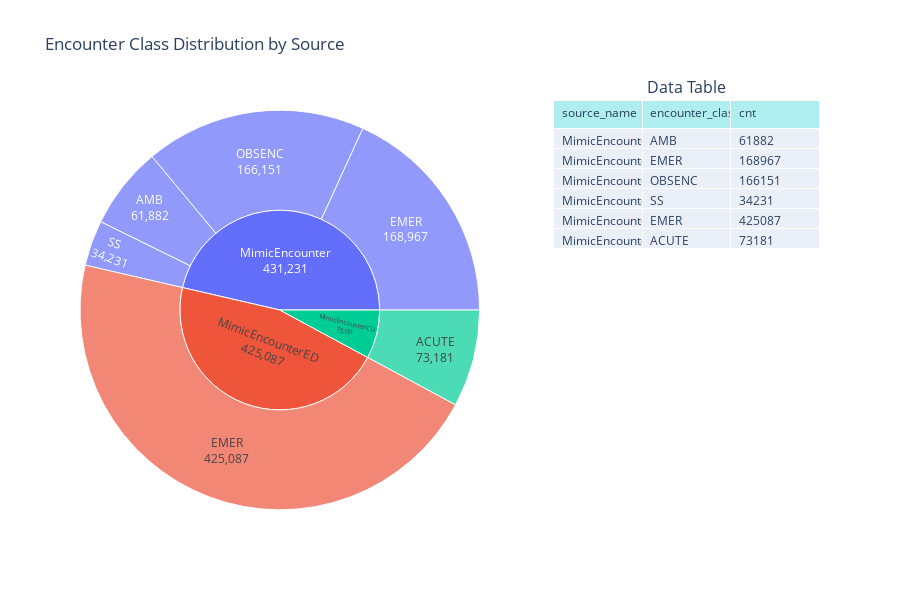

The notebook cell saved with this chart:
### Code cell
# Make Subplot Figure
fig_subplot_encounter_class_distribution = make_subplots(
    rows=1, cols=2,
    column_widths=[0.6, 0.4],
    subplot_titles=("", "Data Table"),
    specs=[[{"type": "sunburst"}, {"type": "table"}]]
)

# Add charts to the figure
fig_subplot_encounter_class_distribution.add_trace(fig_sunburst_encounter_class_distribution.data[0], row=1, col=1)
fig_subplot_encounter_class_distribution.add_trace(fig_table_encounter_class_distribution.data[0], row=1, col=2)

fig_subplot_encounter_class_distribution.update_layout(
    height=600,
    title_text="Encounter Class Distribution by Source"
)

fig_subplot_encounter_class_distribution.show()

### Figure 1 — Plotly figure (JSON) as saved in the notebook; plotly's stock layout.template omitted (floating-point values rounded to 4 significant figures)
{"data": [{"branchvalues": "total", "domain": {"x": [0, 0.54], "y": [0, 1]}, "hovertemplate": "labels=%{label}<br>cnt=%{value}<br>parent=%{parent}<br>id=%{id}<extra></extra>", "ids": ["MimicEncounterICU/ACUTE", "MimicEncounter/AMB", "MimicEncounter/EMER", "MimicEncounterED/EMER", "MimicEncounter/OBSENC", "MimicEncounter/SS", "MimicEncounter", "MimicEncounterED", "MimicEncounterICU"], "labels": ["ACUTE", "AMB", "EMER", "EMER", "OBSENC", "SS", "MimicEncounter", "MimicEncounterED", "MimicEncounterICU"], "name": "", "parents": ["MimicEncounterICU", "MimicEncounter", "MimicEncounter", "MimicEncounterED", "MimicEncounter", "MimicEncounter", "", "", ""], "textinfo": "label+value", "type": "sunburst", "values": [73181, 61882, 168967, 425087, 166151, 34231, 431231, 425087, 73181]}, {"cells": {"align": "left", "values": [["MimicEncounter", "MimicEncounter", "MimicEncounter", "MimicEncounter", "MimicEncounterED", "MimicEncounterICU"], ["AMB", "EMER", "OBSENC", "SS", "EMER", "ACUTE"], [61882, 168967, 166151, 34231, 425087, 73181]]}, "domain": {"x": [0.64, 1], "y": [0, 1]}, "header": {"align": "left", "fill": {"color": "paleturquoise"}, "values": ["source_name", "encounter_class", "cnt"]}, "type": "table"}], "layout": {"annotations": [{"font": {"size": 16}, "showarrow": false, "text": "Data Table", "x": 0.82, "xanchor": "center", "xref": "paper", "y": 1, "yanchor": "bottom", "yref": "paper"}], "height": 600, "title": {"text": "Encounter Class Distribution by Source"}}}
